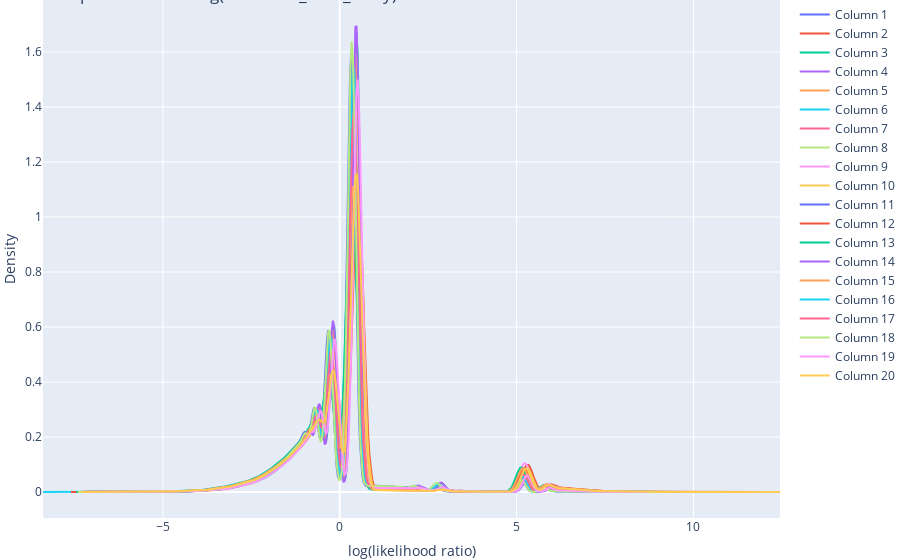

Source (notebook cell):
### Code cell
import numpy as np
import plotly.graph_objects as go
from scipy.stats import gaussian_kde

# Assume likelihood_ratio_array is a 2D NumPy array (shape: [n_samples, n_columns])
log_likelihood = np.log(likelihood_ratio_array)

# Create a Plotly figure
fig = go.Figure()

# Plot a KDE for each column
for i in range(log_likelihood.shape[1]):
    data = log_likelihood[:, i]
    
    # Compute KDE
    kde = gaussian_kde(data)
    
    # Define a smooth x-axis range based on min/max of the data
    x_vals = np.linspace(data.min(), data.max(), 500)
    y_vals = kde(x_vals)
    
    # Add the KDE curve to the figure
    fig.add_trace(go.Scatter(
        x=x_vals, y=y_vals,
        mode='lines',
        name=f'Column {i + 1}'
    ))

# Update layout: clean formatting
fig.update_layout(
    margin=dict(l=0, r=0, t=0, b=0),
    xaxis_title='log(likelihood ratio)',
    yaxis_title='Density',
    title='KDE per Column of log(likelihood_ratio_array)',
)

# Show the figure
fig.show()

### Figure 1 — Plotly figure (JSON) as saved in the notebook; plotly's stock layout.template omitted (floating-point values rounded to 4 significant figures; data arrays with more than 128 entries replaced by an {"elided": "..."} marker saying what was removed)
{"data": [{"mode": "lines", "name": "Column 1", "type": "scatter", "x": {"elided": "500 float values"}, "y": {"elided": "500 float values"}}, {"mode": "lines", "name": "Column 2", "type": "scatter", "x": {"elided": "500 float values"}, "y": {"elided": "500 float values"}}, {"mode": "lines", "name": "Column 3", "type": "scatter", "x": {"elided": "500 float values"}, "y": {"elided": "500 float values"}}, {"mode": "lines", "name": "Column 4", "type": "scatter", "x": {"elided": "500 float values"}, "y": {"elided": "500 float values"}}, {"mode": "lines", "name": "Column 5", "type": "scatter", "x": {"elided": "500 float values"}, "y": {"elided": "500 float values"}}, {"mode": "lines", "name": "Column 6", "type": "scatter", "x": {"elided": "500 float values"}, "y": {"elided": "500 float values"}}, {"mode": "lines", "name": "Column 7", "type": "scatter", "x": {"elided": "500 float values"}, "y": {"elided": "500 float values"}}, {"mode": "lines", "name": "Column 8", "type": "scatter", "x": {"elided": "500 float values"}, "y": {"elided": "500 float values"}}, {"mode": "lines", "name": "Column 9", "type": "scatter", "x": {"elided": "500 float values"}, "y": {"elided": "500 float values"}}, {"mode": "lines", "name": "Column 10", "type": "scatter", "x": {"elided": "500 float values"}, "y": {"elided": "500 float values"}}, {"mode": "lines", "name": "Column 11", "type": "scatter", "x": {"elided": "500 float values"}, "y": {"elided": "500 float values"}}, {"mode": "lines", "name": "Column 12", "type": "scatter", "x": {"elided": "500 float values"}, "y": {"elided": "500 float values"}}, {"mode": "lines", "name": "Column 13", "type": "scatter", "x": {"elided": "500 float values"}, "y": {"elided": "500 float values"}}, {"mode": "lines", "name": "Column 14", "type": "scatter", "x": {"elided": "500 float values"}, "y": {"elided": "500 float values"}}, {"mode": "lines", "name": "Column 15", "type": "scatter", "x": {"elided": "500 float values"}, "y": {"elided": "500 float values"}}, {"mode": "lines", "name": "Column 16", "type": "scatter", "x": {"elided": "500 float values"}, "y": {"elided": "500 float values"}}, {"mode": "lines", "name": "Column 17", "type": "scatter", "x": {"elided": "500 float values"}, "y": {"elided": "500 float values"}}, {"mode": "lines", "name": "Column 18", "type": "scatter", "x": {"elided": "500 float values"}, "y": {"elided": "500 float values"}}, {"mode": "lines", "name": "Column 19", "type": "scatter", "x": {"elided": "500 float values"}, "y": {"elided": "500 float values"}}, {"mode": "lines", "name": "Column 20", "type": "scatter", "x": {"elided": "500 float values"}, "y": {"elided": "500 float values"}}], "layout": {"margin": {"b": 0, "l": 0, "r": 0, "t": 0}, "title": {"text": "KDE per Column of log(likelihood_ratio_array)"}, "xaxis": {"title": {"text": "log(likelihood ratio)"}}, "yaxis": {"title": {"text": "Density"}}}}
